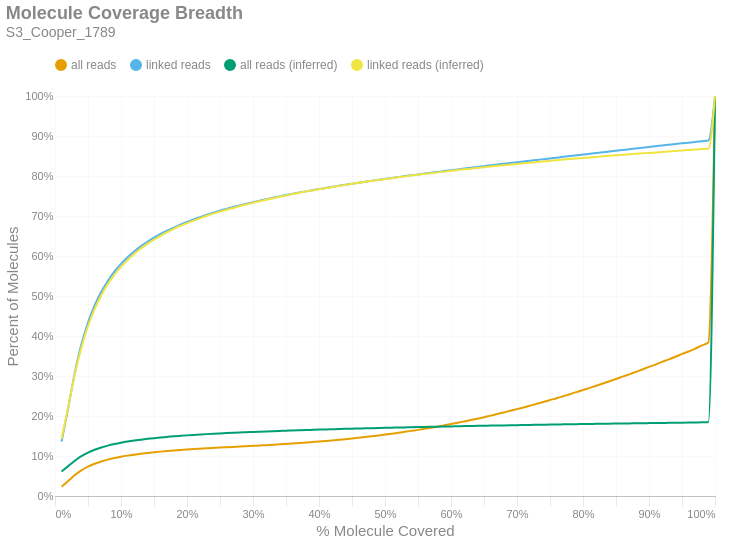

The code cell stored with this chart in its notebook:
### Markdown cell above
### Molecule Read Coverage
This chart shows molecule coverage breadth as computed by the number of bases aligned to that molecule. In other words, "*how much of each unique long molecule is actually sequenced/aligned?*" Keep in mind there is a distinction between sequences and alignments, since some sequences belonging to a particular molecule may not align well and wouldn't appear in the alignment data. This chart also shows molecule coverage breadth as computed by the *inferred fragment* from which the aligned sequences originate. Unlike read coverage, this calculation takes into account the total insert size, including unsequenced gaps between the forward and reverse reads. Like the previous figures, these are cumulative percents.

### Code cell
if SKIPLR:
    print_html(f"Skipped")
else:
    binned_df = consolidated_hist(valids['coverage_bp'], mask, 0.01, True)
    binned_df_inf = consolidated_hist(valids['coverage_inserts'], mask, 0.01, True)
    binned_df = binned_df.with_columns(pl.lit(binned_df_inf['all reads (cumsum)']).alias('all reads (inferred)'))
    binned_df = binned_df.with_columns(pl.lit(binned_df_inf['linked reads (cumsum)']).alias('linked reads (inferred)'))
    binned_df = binned_df.with_columns(
        (pl.col('bin').cast(pl.Float64) + 0.01).alias('right_edge')
    )

    with SafeRender(binned_df):
        (
            density_plot(binned_df, 'Molecule Coverage Breadth', samplename, 'molcov', ['all reads (inferred)','linked reads (inferred)'])
            .encode(
                #x=alt.X('bin:Q', title="% Molecule Covered").axis(format = '%').scale(padding=0),
                x=alt.X('right_edge:Q', title="% Molecule Covered").axis(format='%').scale(padding=0),
                y=alt.Y('value:Q', title='Percent of Molecules')
                    .axis(format='%')
                    .stack(False)
                    .scale(domainMin=0, padding=0),
                color=alt.Color("key:N").scale(domain = ["all reads", "linked reads", "all reads (inferred)", "linked reads (inferred)"]),
                tooltip = [
                    alt.Tooltip("key:N", title = "Data Type"),
                    alt.Tooltip("range_label:N", title="% Molecule Covered"),
                    alt.Tooltip("value:Q", format = ".2%", title="% Molecules")
                ]
            )
        ).display()

### Figure 1 — Vega-Lite specification as saved in the notebook (floating-point values rounded to 4 significant figures)
{"width": "container", "height": 400, "config": {"title": {"anchor": "start", "dy": -15, "fontSize": 18, "color": "#888888", "subtitleColor": "#888888", "subtitleFontSize": 14}, "arc": {"fill": "#0072B2"}, "axis": {"domainColor": "#888888", "domainWidth": 0.5, "gridWidth": 0.2, "grid": false, "titleFontWeight": 400, "titleFontSize": 15, "labelFontSize": 11, "labelColor": "#888888", "tickColor": "#888888", "tickWidth": 0.2, "titleColor": "#888888"}, "axisBand": {"grid": false}, "axisX": {"grid": true, "tickSize": 10, "domainCap": "round"}, "axisY": {"domain": false, "grid": true, "tickSize": 0, "domainCap": "round"}, "background": "transparent", "header": {"labelFontSize": 15, "labelColor": "#888888", "titleFontSize": 15, "titleFontWeight": 600, "titleColor": "#888888"}, "legend": {"labelFont": "sans-serif", "labelFontSize": 12, "labelColor": "#888888", "symbolSize": 100, "symbolType": "circle", "titleFontSize": 12, "titlePadding": 10, "titleColor": "#888888", "title": null, "orient": "top"}, "range": {"category": ["#E69F00", "#56B4E9", "#009E73", "#F0E442", "#0072B2", "#D55E00", "#CC79A7", "#000000"], "diverging": ["#cfe8f3", "#a2d4ec", "#73bfe2", "#46abdb", "#1696d2", "#12719e"]}, "area": {"fill": "#0072B2", "fillOpacity": 0.7, "line": true, "strokeOpacity": 0.7}, "line": {"color": "#0072B2", "stroke": "#0072B2", "strokeWidth": 2}, "trail": {"color": "#0072B2", "stroke": "#0072B2", "strokeWidth": 0, "size": 1}, "point": {"filled": true, "fillOpacity": 1.0, "size": 95}, "text": {"color": "#888888", "fontSize": 11, "align": "right", "fontWeight": 400, "size": 11}, "bar": {"fill": "#0072B2", "stroke": null}, "view": {"stroke": null, "continuousWidth": 660, "continuousHeight": 400}}, "data": {"name": "data-559de7830850417eaa6f5b5242649aa3"}, "mark": {"type": "line", "interpolate": "monotone", "point": {"opacity": 0, "size": 275}}, "encoding": {"color": {"field": "key", "scale": {"domain": ["all reads", "linked reads", "all reads (inferred)", "linked reads (inferred)"]}, "type": "nominal"}, "tooltip": [{"field": "key", "title": "Data Type", "type": "nominal"}, {"field": "range_label", "title": "% Molecule Covered", "type": "nominal"}, {"field": "value", "format": ".2%", "title": "% Molecules", "type": "quantitative"}], "x": {"axis": {"format": "%"}, "field": "right_edge", "scale": {"padding": 0}, "title": "% Molecule Covered", "type": "quantitative"}, "y": {"axis": {"format": "%"}, "field": "value", "scale": {"domainMin": 0, "padding": 0}, "stack": false, "title": "Percent of Molecules", "type": "quantitative"}}, "params": [{"name": "param_c36ac31b6afebe62", "select": {"type": "point", "fields": ["key"]}, "bind": "legend"}], "title": {"text": "Molecule Coverage Breadth", "subtitle": "S3_Cooper_1789"}, "transform": [{"fold": ["all reads (cumsum)", "linked reads (cumsum)", "all reads (inferred)", "linked reads (inferred)"]}, {"calculate": "replace(datum.key, ' (cumsum)', '')", "as": "key"}, {"filter": {"param": "param_c36ac31b6afebe62"}}], "usermeta": {"embedOptions": {"downloadFileName": "S3_Cooper_1789.molcov"}}, "$schema": "https://vega.github.io/schema/vega-lite/v6.1.0.json", "datasets": {"data-559de7830850417eaa6f5b5242649aa3": [{"bin": "0.0", "interval": "0.0-0.01", "all reads": 0.0234, "linked reads": 0.1361, "all reads (cumsum)": 0.0234, "linked reads (cumsum)": 0.1361, "range_label": "0.0-0.01", "all reads (inferred)": 0.06114, "linked reads (inferred)": 0.1426, "right_edge": 0.01}, {"bin": "0.01", "interval": "0.01-0.02", "all reads": 0.01421, "linked reads": 0.0842, "all reads (cumsum)": 0.03761, "linked reads (cumsum)": 0.2203, "range_label": "0.01-0.02", "all reads (inferred)": 0.07468, "linked reads (inferred)": 0.2229, "right_edge": 0.02}, {"bin": "0.02", "interval": "0.02-0.03", "all reads": 0.0147, "linked reads": 0.0875, "all reads (cumsum)": 0.05231, "linked reads (cumsum)": 0.3078, "range_label": "0.02-0.03", "all reads (inferred)": 0.08827, "linked reads (inferred)": 0.304, "right_edge": 0.03}, {"bin": "0.03", "interval": "0.03-0.04", "all reads": 0.01197, "linked reads": 0.07135, "all reads (cumsum)": 0.06428, "linked reads (cumsum)": 0.3791, "range_label": "0.03-0.04", "all reads (inferred)": 0.09953, "linked reads (inferred)": 0.3714, "right_edge": 0.04}, {"bin": "0.04", "interval": "0.04-0.05", "all reads": 0.00917, "linked reads": 0.05468, "all reads (cumsum)": 0.07345, "linked reads (cumsum)": 0.4338, "range_label": "0.04-0.05", "all reads (inferred)": 0.1085, "linked reads (inferred)": 0.425, "right_edge": 0.05}, {"bin": "0.05", "interval": "0.05-0.06", "all reads": 0.007147, "linked reads": 0.04255, "all reads (cumsum)": 0.0806, "linked reads (cumsum)": 0.4764, "range_label": "0.05-0.06", "all reads (inferred)": 0.1156, "linked reads (inferred)": 0.4673, "right_edge": 0.06}, {"bin": "0.06", "interval": "0.06-0.07", "all reads": 0.005698, "linked reads": 0.03384, "all reads (cumsum)": 0.0863, "linked reads (cumsum)": 0.5102, "range_label": "0.06-0.07", "all reads (inferred)": 0.1213, "linked reads (inferred)": 0.5014, "right_edge": 0.07}, {"bin": "0.07", "interval": "0.07-0.08", "all reads": 0.004597, "linked reads": 0.02733, "all reads (cumsum)": 0.09089, "linked reads (cumsum)": 0.5375, "range_label": "0.07-0.08", "all reads (inferred)": 0.126, "linked reads (inferred)": 0.5299, "right_edge": 0.08}, {"bin": "0.08", "interval": "0.08-0.09", "all reads": 0.003963, "linked reads": 0.02355, "all reads (cumsum)": 0.09486, "linked reads (cumsum)": 0.5611, "range_label": "0.08-0.09", "all reads (inferred)": 0.1299, "linked reads (inferred)": 0.553, "right_edge": 0.09}, {"bin": "0.09", "interval": "0.09-0.1", "all reads": 0.003281, "linked reads": 0.01934, "all reads (cumsum)": 0.09814, "linked reads (cumsum)": 0.5804, "range_label": "0.09-0.1", "all reads (inferred)": 0.1332, "linked reads (inferred)": 0.5726, "right_edge": 0.1}, {"bin": "0.1", "interval": "0.1-0.11", "all reads": 0.002779, "linked reads": 0.01637, "all reads (cumsum)": 0.1009, "linked reads (cumsum)": 0.5968, "range_label": "0.1-0.11", "all reads (inferred)": 0.136, "linked reads (inferred)": 0.5897, "right_edge": 0.11}, {"bin": "0.11", "interval": "0.11-0.12", "all reads": 0.00243, "linked reads": 0.01431, "all reads (cumsum)": 0.1033, "linked reads (cumsum)": 0.6111, "range_label": "0.11-0.12", "all reads (inferred)": 0.1386, "linked reads (inferred)": 0.605, "right_edge": 0.12}, {"bin": "0.12", "interval": "0.12-0.13", "all reads": 0.002248, "linked reads": 0.01319, "all reads (cumsum)": 0.1056, "linked reads (cumsum)": 0.6243, "range_label": "0.12-0.13", "all reads (inferred)": 0.1409, "linked reads (inferred)": 0.6187, "right_edge": 0.13}, {"bin": "0.13", "interval": "0.13-0.14", "all reads": 0.001937, "linked reads": 0.01134, "all reads (cumsum)": 0.1075, "linked reads (cumsum)": 0.6356, "range_label": "0.13-0.14", "all reads (inferred)": 0.1429, "linked reads (inferred)": 0.6305, "right_edge": 0.14}, {"bin": "0.14", "interval": "0.14-0.15", "all reads": 0.001777, "linked reads": 0.0104, "all reads (cumsum)": 0.1093, "linked reads (cumsum)": 0.646, "range_label": "0.14-0.15", "all reads (inferred)": 0.1446, "linked reads (inferred)": 0.6408, "right_edge": 0.15}, {"bin": "0.15", "interval": "0.15-0.16", "all reads": 0.001621, "linked reads": 0.009397, "all reads (cumsum)": 0.1109, "linked reads (cumsum)": 0.6554, "range_label": "0.15-0.16", "all reads (inferred)": 0.1462, "linked reads (inferred)": 0.6503, "right_edge": 0.16}, {"bin": "0.16", "interval": "0.16-0.17", "all reads": 0.001403, "linked reads": 0.00819, "all reads (cumsum)": 0.1123, "linked reads (cumsum)": 0.6636, "range_label": "0.16-0.17", "all reads (inferred)": 0.1477, "linked reads (inferred)": 0.6594, "right_edge": 0.17}, {"bin": "0.17", "interval": "0.17-0.18", "all reads": 0.001298, "linked reads": 0.007509, "all reads (cumsum)": 0.1136, "linked reads (cumsum)": 0.6711, "range_label": "0.17-0.18", "all reads (inferred)": 0.1492, "linked reads (inferred)": 0.668, "right_edge": 0.18}, {"bin": "0.18", "interval": "0.18-0.19", "all reads": 0.001237, "linked reads": 0.007108, "all reads (cumsum)": 0.1149, "linked reads (cumsum)": 0.6783, "range_label": "0.18-0.19", "all reads (inferred)": 0.1504, "linked reads (inferred)": 0.6754, "right_edge": 0.19}, {"bin": "0.19", "interval": "0.19-0.2", "all reads": 0.001201, "linked reads": 0.0069, "all reads (cumsum)": 0.1161, "linked reads (cumsum)": 0.6852, "range_label": "0.19-0.2", "all reads (inferred)": 0.1516, "linked reads (inferred)": 0.6822, "right_edge": 0.2}, {"bin": "0.2", "interval": "0.2-0.21", "all reads": 0.001131, "linked reads": 0.006412, "all reads (cumsum)": 0.1172, "linked reads (cumsum)": 0.6916, "range_label": "0.2-0.21", "all reads (inferred)": 0.1526, "linked reads (inferred)": 0.6886, "right_edge": 0.21}, {"bin": "0.21", "interval": "0.21-0.22", "all reads": 0.001013, "linked reads": 0.005745, "all reads (cumsum)": 0.1182, "linked reads (cumsum)": 0.6973, "range_label": "0.21-0.22", "all reads (inferred)": 0.1537, "linked reads (inferred)": 0.6947, "right_edge": 0.22}, {"bin": "0.22", "interval": "0.22-0.23", "all reads": 0.00101, "linked reads": 0.005679, "all reads (cumsum)": 0.1192, "linked reads (cumsum)": 0.703, "range_label": "0.22-0.23", "all reads (inferred)": 0.1547, "linked reads (inferred)": 0.7006, "right_edge": 0.23}, {"bin": "0.23", "interval": "0.23-0.24", "all reads": 0.0009359, "linked reads": 0.00514, "all reads (cumsum)": 0.1202, "linked reads (cumsum)": 0.7081, "range_label": "0.23-0.24", "all reads (inferred)": 0.1556, "linked reads (inferred)": 0.706, "right_edge": 0.24}, {"bin": "0.24", "interval": "0.24-0.25", "all reads": 0.000924, "linked reads": 0.004991, "all reads (cumsum)": 0.1211, "linked reads (cumsum)": 0.7131, "range_label": "0.24-0.25", "all reads (inferred)": 0.1564, "linked reads (inferred)": 0.7109, "right_edge": 0.25}, {"bin": "0.25", "interval": "0.25-0.26", "all reads": 0.0008677, "linked reads": 0.004659, "all reads (cumsum)": 0.122, "linked reads (cumsum)": 0.7178, "range_label": "0.25-0.26", "all reads (inferred)": 0.1572, "linked reads (inferred)": 0.7156, "right_edge": 0.26}, {"bin": "0.26", "interval": "0.26-0.27", "all reads": 0.0008575, "linked reads": 0.004579, "all reads (cumsum)": 0.1228, "linked reads (cumsum)": 0.7224, "range_label": "0.26-0.27", "all reads (inferred)": 0.158, "linked reads (inferred)": 0.7202, "right_edge": 0.27}, {"bin": "0.27", "interval": "0.27-0.28", "all reads": 0.0008404, "linked reads": 0.004272, "all reads (cumsum)": 0.1236, "linked reads (cumsum)": 0.7266, "range_label": "0.27-0.28", "all reads (inferred)": 0.1588, "linked reads (inferred)": 0.7246, "right_edge": 0.28}, {"bin": "0.28", "interval": "0.28-0.29", "all reads": 0.0008745, "linked reads": 0.004102, "all reads (cumsum)": 0.1245, "linked reads (cumsum)": 0.7307, "range_label": "0.28-0.29", "all reads (inferred)": 0.1595, "linked reads (inferred)": 0.7287, "right_edge": 0.29}, {"bin": "0.29", "interval": "0.29-0.3", "all reads": 0.00087, "linked reads": 0.003888, "all reads (cumsum)": 0.1254, "linked reads (cumsum)": 0.7346, "range_label": "0.29-0.3", "all reads (inferred)": 0.1602, "linked reads (inferred)": 0.7331, "right_edge": 0.3}, {"bin": "0.3", "interval": "0.3-0.31", "all reads": 0.0008978, "linked reads": 0.00387, "all reads (cumsum)": 0.1263, "linked reads (cumsum)": 0.7385, "range_label": "0.3-0.31", "all reads (inferred)": 0.1609, "linked reads (inferred)": 0.737, "right_edge": 0.31}, {"bin": "0.31", "interval": "0.31-0.32", "all reads": 0.0008819, "linked reads": 0.003497, "all reads (cumsum)": 0.1272, "linked reads (cumsum)": 0.742, "range_label": "0.31-0.32", "all reads (inferred)": 0.1615, "linked reads (inferred)": 0.7407, "right_edge": 0.32}, {"bin": "0.32", "interval": "0.32-0.33", "all reads": 0.0009473, "linked reads": 0.003518, "all reads (cumsum)": 0.1281, "linked reads (cumsum)": 0.7455, "range_label": "0.32-0.33", "all reads (inferred)": 0.1621, "linked reads (inferred)": 0.7443, "right_edge": 0.33}, {"bin": "0.33", "interval": "0.33-0.34", "all reads": 0.001049, "linked reads": 0.003521, "all reads (cumsum)": 0.1292, "linked reads (cumsum)": 0.749, "range_label": "0.33-0.34", "all reads (inferred)": 0.1627, "linked reads (inferred)": 0.7479, "right_edge": 0.34}, {"bin": "0.34", "interval": "0.34-0.35", "all reads": 0.001066, "linked reads": 0.003372, "all reads (cumsum)": 0.1302, "linked reads (cumsum)": 0.7524, "range_label": "0.34-0.35", "all reads (inferred)": 0.1633, "linked reads (inferred)": 0.7512, "right_edge": 0.35}, {"bin": "0.35", "interval": "0.35-0.36", "all reads": 0.001068, "linked reads": 0.003237, "all reads (cumsum)": 0.1313, "linked reads (cumsum)": 0.7556, "range_label": "0.35-0.36", "all reads (inferred)": 0.1639, "linked reads (inferred)": 0.7548, "right_edge": 0.36}, {"bin": "0.36", "interval": "0.36-0.37", "all reads": 0.001127, "linked reads": 0.002919, "all reads (cumsum)": 0.1324, "linked reads (cumsum)": 0.7586, "range_label": "0.36-0.37", "all reads (inferred)": 0.1644, "linked reads (inferred)": 0.7579, "right_edge": 0.37}, {"bin": "0.37", "interval": "0.37-0.38", "all reads": 0.001206, "linked reads": 0.00304, "all reads (cumsum)": 0.1336, "linked reads (cumsum)": 0.7616, "range_label": "0.37-0.38", "all reads (inferred)": 0.165, "linked reads (inferred)": 0.7611, "right_edge": 0.38}, {"bin": "0.38", "interval": "0.38-0.39", "all reads": 0.001219, "linked reads": 0.002836, "all reads (cumsum)": 0.1349, "linked reads (cumsum)": 0.7644, "range_label": "0.38-0.39", "all reads (inferred)": 0.1655, "linked reads (inferred)": 0.764, "right_edge": 0.39}, {"bin": "0.39", "interval": "0.39-0.4", "all reads": 0.001335, "linked reads": 0.00293, "all reads (cumsum)": 0.1362, "linked reads (cumsum)": 0.7674, "range_label": "0.39-0.4", "all reads (inferred)": 0.166, "linked reads (inferred)": 0.7669, "right_edge": 0.4}, {"bin": "0.4", "interval": "0.4-0.41", "all reads": 0.001406, "linked reads": 0.002864, "all reads (cumsum)": 0.1376, "linked reads (cumsum)": 0.7702, "range_label": "0.4-0.41", "all reads (inferred)": 0.1665, "linked reads (inferred)": 0.7696, "right_edge": 0.41}, {"bin": "0.41", "interval": "0.41-0.42", "all reads": 0.001456, "linked reads": 0.002691, "all reads (cumsum)": 0.1391, "linked reads (cumsum)": 0.7729, "range_label": "0.41-0.42", "all reads (inferred)": 0.1669, "linked reads (inferred)": 0.7724, "right_edge": 0.42}, {"bin": "0.42", "interval": "0.42-0.43", "all reads": 0.001526, "linked reads": 0.002646, "all reads (cumsum)": 0.1406, "linked reads (cumsum)": 0.7756, "range_label": "0.42-0.43", "all reads (inferred)": 0.1674, "linked reads (inferred)": 0.7751, "right_edge": 0.43}, {"bin": "0.43", "interval": "0.43-0.44", "all reads": 0.00158, "linked reads": 0.002497, "all reads (cumsum)": 0.1422, "linked reads (cumsum)": 0.7781, "range_label": "0.43-0.44", "all reads (inferred)": 0.1679, "linked reads (inferred)": 0.7778, "right_edge": 0.44}, {"bin": "0.44", "interval": "0.44-0.45", "all reads": 0.001727, "linked reads": 0.002691, "all reads (cumsum)": 0.1439, "linked reads (cumsum)": 0.7807, "range_label": "0.44-0.45", "all reads (inferred)": 0.1683, "linked reads (inferred)": 0.7804, "right_edge": 0.45}, {"bin": "0.45", "interval": "0.45-0.46", "all reads": 0.001735, "linked reads": 0.00248, "all reads (cumsum)": 0.1456, "linked reads (cumsum)": 0.7832, "range_label": "0.45-0.46", "all reads (inferred)": 0.1687, "linked reads (inferred)": 0.7829, "right_edge": 0.46}, {"bin": "0.46", "interval": "0.46-0.47", "all reads": 0.001824, "linked reads": 0.00238, "all reads (cumsum)": 0.1474, "linked reads (cumsum)": 0.7856, "range_label": "0.46-0.47", "all reads (inferred)": 0.1692, "linked reads (inferred)": 0.7854, "right_edge": 0.47}, {"bin": "0.47", "interval": "0.47-0.48", "all reads": 0.001954, "linked reads": 0.002414, "all reads (cumsum)": 0.1494, "linked reads (cumsum)": 0.788, "range_label": "0.47-0.48", "all reads (inferred)": 0.1696, "linked reads (inferred)": 0.7877, "right_edge": 0.48}, {"bin": "0.48", "interval": "0.48-0.49", "all reads": 0.001913, "linked reads": 0.002342, "all reads (cumsum)": 0.1513, "linked reads (cumsum)": 0.7904, "range_label": "0.48-0.49", "all reads (inferred)": 0.17, "linked reads (inferred)": 0.7901, "right_edge": 0.49}, {"bin": "0.49", "interval": "0.49-0.5", "all reads": 0.00222, "linked reads": 0.002483, "all reads (cumsum)": 0.1535, "linked reads (cumsum)": 0.7928, "range_label": "0.49-0.5", "all reads (inferred)": 0.1704, "linked reads (inferred)": 0.7924, "right_edge": 0.5}, {"bin": "0.5", "interval": "0.5-0.51", "all reads": 0.002093, "linked reads": 0.00221, "all reads (cumsum)": 0.1556, "linked reads (cumsum)": 0.7951, "range_label": "0.5-0.51", "all reads (inferred)": 0.1708, "linked reads (inferred)": 0.7945, "right_edge": 0.51}, {"bin": "0.51", "interval": "0.51-0.52", "all reads": 0.002375, "linked reads": 0.002369, "all reads (cumsum)": 0.158, "linked reads (cumsum)": 0.7974, "range_label": "0.51-0.52", "all reads (inferred)": 0.1712, "linked reads (inferred)": 0.7967, "right_edge": 0.52}, {"bin": "0.52", "interval": "0.52-0.53", "all reads": 0.002353, "linked reads": 0.002307, "all reads (cumsum)": 0.1604, "linked reads (cumsum)": 0.7997, "range_label": "0.52-0.53", "all reads (inferred)": 0.1716, "linked reads (inferred)": 0.799, "right_edge": 0.53}, {"bin": "0.53", "interval": "0.53-0.54", "all reads": 0.002458, "linked reads": 0.002134, "all reads (cumsum)": 0.1628, "linked reads (cumsum)": 0.8019, "range_label": "0.53-0.54", "all reads (inferred)": 0.172, "linked reads (inferred)": 0.8012, "right_edge": 0.54}, {"bin": "0.54", "interval": "0.54-0.55", "all reads": 0.002517, "linked reads": 0.002158, "all reads (cumsum)": 0.1653, "linked reads (cumsum)": 0.804, "range_label": "0.54-0.55", "all reads (inferred)": 0.1723, "linked reads (inferred)": 0.8032, "right_edge": 0.55}, {"bin": "0.55", "interval": "0.55-0.56", "all reads": 0.002748, "linked reads": 0.002082, "all reads (cumsum)": 0.1681, "linked reads (cumsum)": 0.8061, "range_label": "0.55-0.56", "all reads (inferred)": 0.1726, "linked reads (inferred)": 0.8051, "right_edge": 0.56}, {"bin": "0.56", "interval": "0.56-0.57", "all reads": 0.002717, "linked reads": 0.002103, "all reads (cumsum)": 0.1708, "linked reads (cumsum)": 0.8082, "range_label": "0.56-0.57", "all reads (inferred)": 0.173, "linked reads (inferred)": 0.8071, "right_edge": 0.57}, {"bin": "0.57", "interval": "0.57-0.58", "all reads": 0.002867, "linked reads": 0.002048, "all reads (cumsum)": 0.1737, "linked reads (cumsum)": 0.8103, "range_label": "0.57-0.58", "all reads (inferred)": 0.1733, "linked reads (inferred)": 0.8091, "right_edge": 0.58}, {"bin": "0.58", "interval": "0.58-0.59", "all reads": 0.00306, "linked reads": 0.002131, "all reads (cumsum)": 0.1767, "linked reads (cumsum)": 0.8124, "range_label": "0.58-0.59", "all reads (inferred)": 0.1737, "linked reads (inferred)": 0.8109, "right_edge": 0.59}, {"bin": "0.59", "interval": "0.59-0.6", "all reads": 0.003149, "linked reads": 0.002037, "all reads (cumsum)": 0.1799, "linked reads (cumsum)": 0.8144, "range_label": "0.59-0.6", "all reads (inferred)": 0.174, "linked reads (inferred)": 0.8129, "right_edge": 0.6}, {"bin": "0.6", "interval": "0.6-0.61", "all reads": 0.003127, "linked reads": 0.002065, "all reads (cumsum)": 0.183, "linked reads (cumsum)": 0.8165, "range_label": "0.6-0.61", "all reads (inferred)": 0.1744, "linked reads (inferred)": 0.8148, "right_edge": 0.61}, {"bin": "0.61", "interval": "0.61-0.62", "all reads": 0.003366, "linked reads": 0.002096, "all reads (cumsum)": 0.1864, "linked reads (cumsum)": 0.8186, "range_label": "0.61-0.62", "all reads (inferred)": 0.1747, "linked reads (inferred)": 0.8167, "right_edge": 0.62}, {"bin": "0.62", "interval": "0.62-0.63", "all reads": 0.003454, "linked reads": 0.002058, "all reads (cumsum)": 0.1898, "linked reads (cumsum)": 0.8206, "range_label": "0.62-0.63", "all reads (inferred)": 0.175, "linked reads (inferred)": 0.8184, "right_edge": 0.63}, {"bin": "0.63", "interval": "0.63-0.64", "all reads": 0.003535, "linked reads": 0.00201, "all reads (cumsum)": 0.1934, "linked reads (cumsum)": 0.8227, "range_label": "0.63-0.64", "all reads (inferred)": 0.1753, "linked reads (inferred)": 0.8203, "right_edge": 0.64}, {"bin": "0.64", "interval": "0.64-0.65", "all reads": 0.00358, "linked reads": 0.002013, "all reads (cumsum)": 0.1969, "linked reads (cumsum)": 0.8247, "range_label": "0.64-0.65", "all reads (inferred)": 0.1756, "linked reads (inferred)": 0.8219, "right_edge": 0.65}, {"bin": "0.65", "interval": "0.65-0.66", "all reads": 0.003988, "linked reads": 0.00201, "all reads (cumsum)": 0.2009, "linked reads (cumsum)": 0.8267, "range_label": "0.65-0.66", "all reads (inferred)": 0.176, "linked reads (inferred)": 0.8237, "right_edge": 0.66}, {"bin": "0.66", "interval": "0.66-0.67", "all reads": 0.003928, "linked reads": 0.002148, "all reads (cumsum)": 0.2048, "linked reads (cumsum)": 0.8288, "range_label": "0.66-0.67", "all reads (inferred)": 0.1763, "linked reads (inferred)": 0.8254, "right_edge": 0.67}, {"bin": "0.67", "interval": "0.67-0.68", "all reads": 0.004059, "linked reads": 0.001951, "all reads (cumsum)": 0.2089, "linked reads (cumsum)": 0.8308, "range_label": "0.67-0.68", "all reads (inferred)": 0.1765, "linked reads (inferred)": 0.8269, "right_edge": 0.68}, {"bin": "0.68", "interval": "0.68-0.69", "all reads": 0.004043, "linked reads": 0.001885, "all reads (cumsum)": 0.213, "linked reads (cumsum)": 0.8327, "range_label": "0.68-0.69", "all reads (inferred)": 0.1768, "linked reads (inferred)": 0.8285, "right_edge": 0.69}, {"bin": "0.69", "interval": "0.69-0.7", "all reads": 0.004279, "linked reads": 0.001885, "all reads (cumsum)": 0.2172, "linked reads (cumsum)": 0.8345, "range_label": "0.69-0.7", "all reads (inferred)": 0.1771, "linked reads (inferred)": 0.8301, "right_edge": 0.7}, {"bin": "0.7", "interval": "0.7-0.71", "all reads": 0.004224, "linked reads": 0.001906, "all reads (cumsum)": 0.2215, "linked reads (cumsum)": 0.8365, "range_label": "0.7-0.71", "all reads (inferred)": 0.1774, "linked reads (inferred)": 0.8318, "right_edge": 0.71}, {"bin": "0.71", "interval": "0.71-0.72", "all reads": 0.004456, "linked reads": 0.001781, "all reads (cumsum)": 0.2259, "linked reads (cumsum)": 0.8382, "range_label": "0.71-0.72", "all reads (inferred)": 0.1777, "linked reads (inferred)": 0.8334, "right_edge": 0.72}, {"bin": "0.72", "interval": "0.72-0.73", "all reads": 0.004509, "linked reads": 0.001899, "all reads (cumsum)": 0.2304, "linked reads (cumsum)": 0.8401, "range_label": "0.72-0.73", "all reads (inferred)": 0.178, "linked reads (inferred)": 0.8347, "right_edge": 0.73}, {"bin": "0.73", "interval": "0.73-0.74", "all reads": 0.004532, "linked reads": 0.001826, "all reads (cumsum)": 0.2349, "linked reads (cumsum)": 0.842, "range_label": "0.73-0.74", "all reads (inferred)": 0.1782, "linked reads (inferred)": 0.8363, "right_edge": 0.74}, {"bin": "0.74", "interval": "0.74-0.75", "all reads": 0.004972, "linked reads": 0.001985, "all reads (cumsum)": 0.2399, "linked reads (cumsum)": 0.8439, "range_label": "0.74-0.75", "all reads (inferred)": 0.1786, "linked reads (inferred)": 0.838, "right_edge": 0.75}, {"bin": "0.75", "interval": "0.75-0.76", "all reads": 0.004645, "linked reads": 0.001971, "all reads (cumsum)": 0.2446, "linked reads (cumsum)": 0.8459, "range_label": "0.75-0.76", "all reads (inferred)": 0.1788, "linked reads (inferred)": 0.8395, "right_edge": 0.76}, {"bin": "0.76", "interval": "0.76-0.77", "all reads": 0.004987, "linked reads": 0.001916, "all reads (cumsum)": 0.2496, "linked reads (cumsum)": 0.8478, "range_label": "0.76-0.77", "all reads (inferred)": 0.1791, "linked reads (inferred)": 0.841, "right_edge": 0.77}, {"bin": "0.77", "interval": "0.77-0.78", "all reads": 0.004995, "linked reads": 0.00194, "all reads (cumsum)": 0.2545, "linked reads (cumsum)": 0.8498, "range_label": "0.77-0.78", "all reads (inferred)": 0.1793, "linked reads (inferred)": 0.8424, "right_edge": 0.78}, {"bin": "0.78", "interval": "0.78-0.79", "all reads": 0.005064, "linked reads": 0.001816, "all reads (cumsum)": 0.2596, "linked reads (cumsum)": 0.8516, "range_label": "0.78-0.79", "all reads (inferred)": 0.1796, "linked reads (inferred)": 0.8437, "right_edge": 0.79}, {"bin": "0.79", "interval": "0.79-0.8", "all reads": 0.005567, "linked reads": 0.002003, "all reads (cumsum)": 0.2652, "linked reads (cumsum)": 0.8536, "range_label": "0.79-0.8", "all reads (inferred)": 0.1798, "linked reads (inferred)": 0.8451, "right_edge": 0.8}, {"bin": "0.8", "interval": "0.8-0.81", "all reads": 0.005149, "linked reads": 0.001812, "all reads (cumsum)": 0.2703, "linked reads (cumsum)": 0.8554, "range_label": "0.8-0.81", "all reads (inferred)": 0.1801, "linked reads (inferred)": 0.8464, "right_edge": 0.81}, {"bin": "0.81", "interval": "0.81-0.82", "all reads": 0.005398, "linked reads": 0.001895, "all reads (cumsum)": 0.2757, "linked reads (cumsum)": 0.8573, "range_label": "0.81-0.82", "all reads (inferred)": 0.1803, "linked reads (inferred)": 0.8478, "right_edge": 0.82}, {"bin": "0.82", "interval": "0.82-0.83", "all reads": 0.005641, "linked reads": 0.001947, "all reads (cumsum)": 0.2814, "linked reads (cumsum)": 0.8592, "range_label": "0.82-0.83", "all reads (inferred)": 0.1806, "linked reads (inferred)": 0.8491, "right_edge": 0.83}, {"bin": "0.83", "interval": "0.83-0.84", "all reads": 0.00553, "linked reads": 0.00184, "all reads (cumsum)": 0.2869, "linked reads (cumsum)": 0.8611, "range_label": "0.83-0.84", "all reads (inferred)": 0.1808, "linked reads (inferred)": 0.8504, "right_edge": 0.84}, {"bin": "0.84", "interval": "0.84-0.85", "all reads": 0.0056, "linked reads": 0.001975, "all reads (cumsum)": 0.2925, "linked reads (cumsum)": 0.8631, "range_label": "0.84-0.85", "all reads (inferred)": 0.1811, "linked reads (inferred)": 0.8518, "right_edge": 0.85}, {"bin": "0.85", "interval": "0.85-0.86", "all reads": 0.005871, "linked reads": 0.00194, "all reads (cumsum)": 0.2984, "linked reads (cumsum)": 0.865, "range_label": "0.85-0.86", "all reads (inferred)": 0.1813, "linked reads (inferred)": 0.853, "right_edge": 0.86}, {"bin": "0.86", "interval": "0.86-0.87", "all reads": 0.005832, "linked reads": 0.001965, "all reads (cumsum)": 0.3042, "linked reads (cumsum)": 0.867, "range_label": "0.86-0.87", "all reads (inferred)": 0.1815, "linked reads (inferred)": 0.8542, "right_edge": 0.87}, {"bin": "0.87", "interval": "0.87-0.88", "all reads": 0.006046, "linked reads": 0.001854, "all reads (cumsum)": 0.3102, "linked reads (cumsum)": 0.8688, "range_label": "0.87-0.88", "all reads (inferred)": 0.1817, "linked reads (inferred)": 0.8554, "right_edge": 0.88}, {"bin": "0.88", "interval": "0.88-0.89", "all reads": 0.00604, "linked reads": 0.001951, "all reads (cumsum)": 0.3163, "linked reads (cumsum)": 0.8708, "range_label": "0.88-0.89", "all reads (inferred)": 0.182, "linked reads (inferred)": 0.8566, "right_edge": 0.89}, {"bin": "0.89", "interval": "0.89-0.9", "all reads": 0.006371, "linked reads": 0.00194, "all reads (cumsum)": 0.3227, "linked reads (cumsum)": 0.8727, "range_label": "0.89-0.9", "all reads (inferred)": 0.1822, "linked reads (inferred)": 0.8578, "right_edge": 0.9}, {"bin": "0.9", "interval": "0.9-0.91", "all reads": 0.005891, "linked reads": 0.001833, "all reads (cumsum)": 0.3286, "linked reads (cumsum)": 0.8745, "range_label": "0.9-0.91", "all reads (inferred)": 0.1824, "linked reads (inferred)": 0.859, "right_edge": 0.91}, {"bin": "0.91", "interval": "0.91-0.92", "all reads": 0.006879, "linked reads": 0.001913, "all reads (cumsum)": 0.3354, "linked reads (cumsum)": 0.8765, "range_label": "0.91-0.92", "all reads (inferred)": 0.1827, "linked reads (inferred)": 0.8602, "right_edge": 0.92}, {"bin": "0.92", "interval": "0.92-0.93", "all reads": 0.005986, "linked reads": 0.001788, "all reads (cumsum)": 0.3414, "linked reads (cumsum)": 0.8782, "range_label": "0.92-0.93", "all reads (inferred)": 0.1829, "linked reads (inferred)": 0.8614, "right_edge": 0.93}, {"bin": "0.93", "interval": "0.93-0.94", "all reads": 0.006621, "linked reads": 0.00183, "all reads (cumsum)": 0.348, "linked reads (cumsum)": 0.8801, "range_label": "0.93-0.94", "all reads (inferred)": 0.1831, "linked reads (inferred)": 0.8627, "right_edge": 0.94}, {"bin": "0.94", "interval": "0.94-0.95", "all reads": 0.007225, "linked reads": 0.00165, "all reads (cumsum)": 0.3553, "linked reads (cumsum)": 0.8817, "range_label": "0.94-0.95", "all reads (inferred)": 0.1834, "linked reads (inferred)": 0.8639, "right_edge": 0.95}, {"bin": "0.95", "interval": "0.95-0.96", "all reads": 0.006052, "linked reads": 0.001674, "all reads (cumsum)": 0.3613, "linked reads (cumsum)": 0.8834, "range_label": "0.95-0.96", "all reads (inferred)": 0.1836, "linked reads (inferred)": 0.865, "right_edge": 0.96}, {"bin": "0.96", "interval": "0.96-0.97", "all reads": 0.007238, "linked reads": 0.001698, "all reads (cumsum)": 0.3686, "linked reads (cumsum)": 0.8851, "range_label": "0.96-0.97", "all reads (inferred)": 0.1838, "linked reads (inferred)": 0.8661, "right_edge": 0.97}, {"bin": "0.97", "interval": "0.97-0.98", "all reads": 0.007936, "linked reads": 0.001719, "all reads (cumsum)": 0.3765, "linked reads (cumsum)": 0.8868, "range_label": "0.97-0.98", "all reads (inferred)": 0.1841, "linked reads (inferred)": 0.8672, "right_edge": 0.98}, {"bin": "0.98", "interval": "0.98-0.99", "all reads": 0.00726, "linked reads": 0.001809, "all reads (cumsum)": 0.3837, "linked reads (cumsum)": 0.8886, "range_label": "0.98-0.99", "all reads (inferred)": 0.1844, "linked reads (inferred)": 0.8679, "right_edge": 0.99}, {"bin": "0.99", "interval": "0.99-1.0", "all reads": 0.6163, "linked reads": 0.1114, "all reads (cumsum)": 1.0, "linked reads (cumsum)": 1.0, "range_label": "0.99-1.0", "all reads (inferred)": 1.0, "linked reads (inferred)": 1.0, "right_edge": 1.0}]}}
